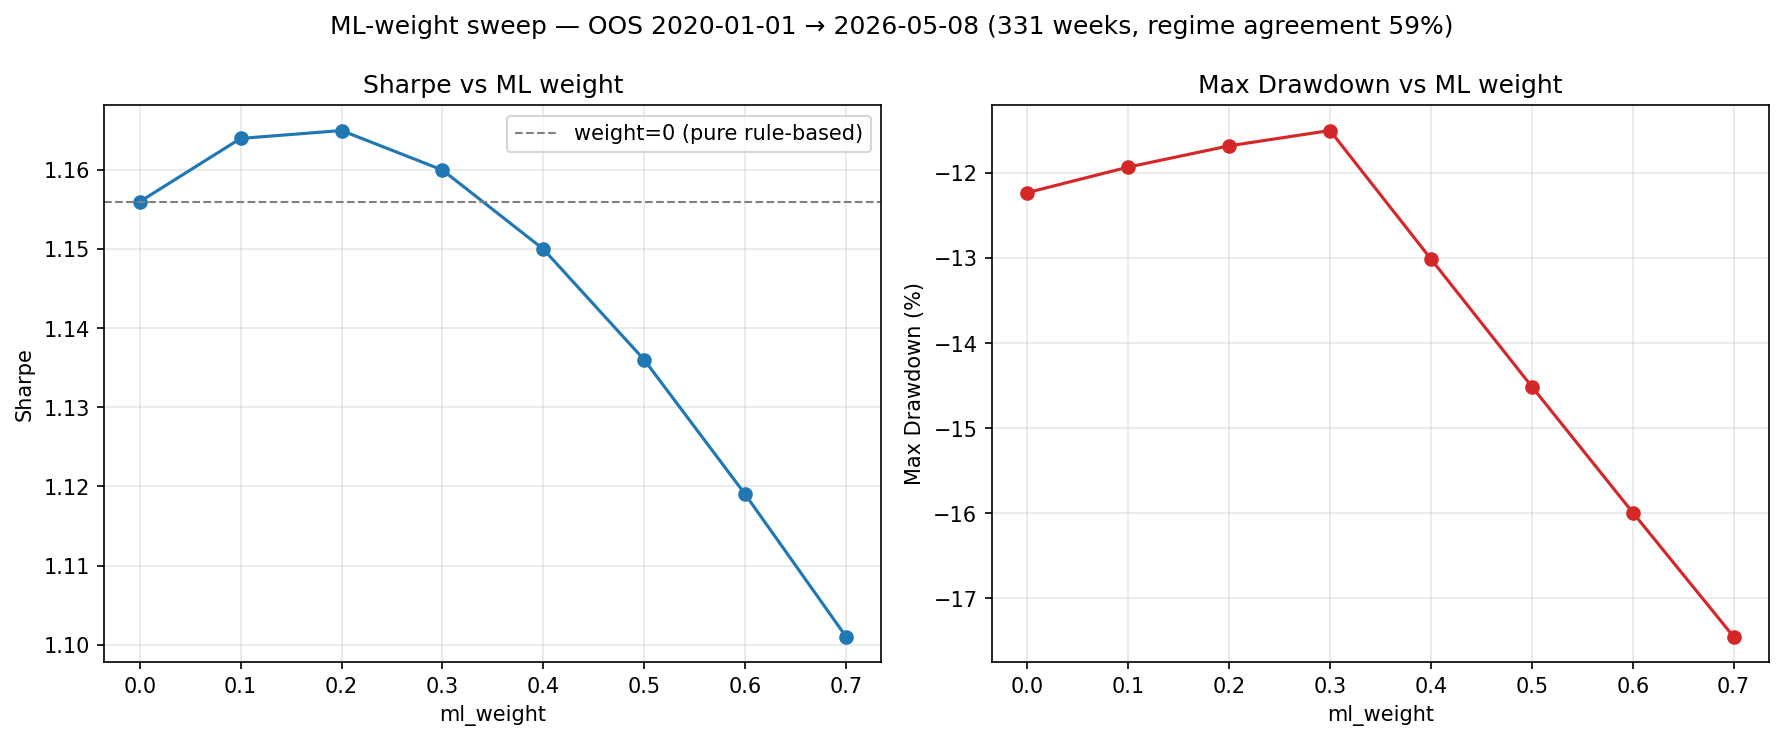

Write the Python code that produced this figure.
"""
ML-weight sweep — find the best blend ratio (rule-based V3 vs XGBoost) over the
existing OOS walk-forward window.

Same data + simulation pipeline as scripts/backtest_ml_blend.py, but instead of
a single hardcoded ml_weight=0.30, it runs the *whole sweep in one pass*:
  - FRED/COT/price download: ONCE
  - feature normalization:   ONCE
  - predict_ml() per week:   ONCE (expensive XGBoost call, weight-independent)
  - compute_ml_blended_probs() + portfolio weights + returns: once PER weight
    in `_WEIGHTS`, each tracking its own compounding portfolio value.

Outputs:
  scripts/sweep_ml_weight.csv  — one row per weight: Sharpe, MaxDD, total return
  scripts/sweep_ml_weight.png  — Sharpe & MaxDD vs ml_weight

⚠ Caveat (read before trusting the "best" weight):
  This sweep is run over a SINGLE fixed OOS window (2020 → now, ~330 weeks).
  Picking whichever weight maximizes Sharpe *on this same window* is itself a
  form of in-sample selection — the curve can look great here and still not
  hold up going forward (the more weights you try, the more likely one wins
  by luck). Treat the result as "which weight is clearly bad" (e.g. 0.6–0.7
  if confidence is noisy) rather than "the optimal weight to 2 decimals".
  If you want a defensible number, validate the chosen weight on a later
  OOS slice you have NOT looked at yet, or use a rolling/expanding re-pick.

Usage: python scripts/sweep_ml_weight.py
"""
from __future__ import annotations

import os
import sys

sys.path.insert(0, os.path.normpath(os.path.join(os.path.dirname(__file__), "..")))

from dotenv import load_dotenv
load_dotenv()

import numpy as np
import pandas as pd
import yfinance as yf
import matplotlib.pyplot as plt
from loguru import logger

from flowmacro.data.sources.fred import fetch_series
from flowmacro.data.sources.cot import fetch_cot_net
from flowmacro.regime.indicators import INDICATORS, normalize
from flowmacro.regime.scorer import compute_scores
from flowmacro.regime.probabilities import compute_regime_probabilities, compute_ml_blended_probs
from flowmacro.portfolio.allocator import compute_blended_weights
from flowmacro.regime.ml_predictor import predict_ml

_FETCH_START = "2010-01-01"
_OOS_START   = "2020-01-01"
_INITIAL     = 10_000.0
_WEIGHTS     = [0.0, 0.1, 0.2, 0.3, 0.4, 0.5, 0.6, 0.7]

_FRED_IDS = ["T10Y2Y", "BAA10Y", "ICSA", "IPMAN", "UNRATE", "A191RL1Q225SBEA", "T5YIE", "CPIAUCSL"]
_COT_IDS  = ["cot_sp500_net", "cot_treasury10y_net", "cot_gold_net", "cot_crude_net"]
_ASSETS   = ["SPY", "QQQ", "IWM", "EFA", "EEM", "TLT", "IEF", "SHY", "GLD", "SLV", "DBC", "UUP", "BTC-USD"]

_CSV_PATH = os.path.join(os.path.dirname(__file__), "sweep_ml_weight.csv")
_PNG_PATH = os.path.join(os.path.dirname(__file__), "sweep_ml_weight.png")


# ── helpers ──────────────────────────────────────────────────────────────────

def _price_at(series: pd.Series, dt: pd.Timestamp) -> float | None:
    try:
        val = series.asof(dt)
        return float(val) if pd.notna(val) else None
    except Exception:
        return None


def _sharpe(returns: pd.Series) -> float:
    std = returns.std()
    if std == 0:
        return float("nan")
    return float(returns.mean() / std * (52 ** 0.5))


def _maxdd(values: pd.Series) -> float:
    peak = values.cummax()
    dd = (values / peak - 1)
    return float(dd.min() * 100)


# ── main ─────────────────────────────────────────────────────────────────────

def main() -> None:
    # ── 1. FRED ───────────────────────────────────────────────────────────────
    logger.info("Downloading FRED series...")
    fred: dict[str, pd.Series] = {}
    for sid in _FRED_IDS:
        try:
            fred[sid] = fetch_series(sid, start=_FETCH_START)
            logger.info(f"  {sid}: {len(fred[sid])} rows, last={fred[sid].index[-1].date()}")
        except Exception as exc:
            logger.warning(f"  {sid} FAILED: {exc}")

    # ── 2. COT ────────────────────────────────────────────────────────────────
    logger.info("Downloading COT series (CFTC archives — slow)...")
    cot: dict[str, pd.Series] = {}
    for sid in _COT_IDS:
        try:
            cot[sid] = fetch_cot_net(sid, start=_FETCH_START)
            logger.info(f"  {sid}: {len(cot[sid])} rows")
        except Exception as exc:
            logger.warning(f"  {sid} FAILED: {exc}")

    # ── 3. Prices ─────────────────────────────────────────────────────────────
    logger.info("Downloading price data (yfinance)...")
    price_tickers = list(set(["SPY", "HG=F", "GC=F", "UUP"] + _ASSETS))
    prices: dict[str, pd.Series] = {}
    for tk in price_tickers:
        try:
            df = yf.download(tk, start=_FETCH_START, progress=False, auto_adjust=True)
            if not df.empty:
                prices[tk] = df["Close"].squeeze().dropna()
                logger.info(f"  {tk}: {len(prices[tk])} rows")
        except Exception as exc:
            logger.warning(f"  {tk} FAILED: {exc}")

    # ── 4. Derived series ─────────────────────────────────────────────────────
    copper_gold = pd.Series(dtype=float)
    if "HG=F" in prices and "GC=F" in prices:
        copper_gold = (prices["HG=F"] / prices["GC=F"]).rename("copper_gold")

    spy_200ma = pd.Series(dtype=float)
    if "SPY" in prices:
        spy = prices["SPY"]
        spy_200ma = (spy / spy.rolling(200).mean() - 1).rename("spy_200ma")

    dxy_trend = pd.Series(dtype=float)
    if "UUP" in prices:
        uup = prices["UUP"]
        dxy_trend = (uup / uup.rolling(20).mean() - 1).rename("dxy_trend")

    cpi_yoy = pd.Series(dtype=float)
    if "CPIAUCSL" in fred:
        cpi_yoy = (fred["CPIAUCSL"].pct_change(12) * 100).rename("cpi_yoy")

    raw_map: dict[str, pd.Series | None] = {
        "T10Y2Y":           fred.get("T10Y2Y"),
        "BAA10Y":           fred.get("BAA10Y"),
        "ICSA":             fred.get("ICSA"),
        "IPMAN":            fred.get("IPMAN"),
        "UNRATE":           fred.get("UNRATE"),
        "A191RL1Q225SBEA":  fred.get("A191RL1Q225SBEA"),
        "T5YIE":            fred.get("T5YIE"),
        "cpi_yoy":          cpi_yoy if not cpi_yoy.empty else None,
        "copper_gold":      copper_gold if not copper_gold.empty else None,
        "spy_200ma":        spy_200ma if not spy_200ma.empty else None,
        "dxy_trend":        dxy_trend if not dxy_trend.empty else None,
        "cot_sp500_net":        cot.get("cot_sp500_net"),
        "cot_treasury10y_net":  cot.get("cot_treasury10y_net"),
        "cot_gold_net":         cot.get("cot_gold_net"),
        "cot_crude_net":        cot.get("cot_crude_net"),
    }

    # ── 5. Normalize features to weekly Friday ────────────────────────────────
    logger.info("Normalizing features (5Y rolling percentile rank)...")
    norm_weekly_frames: list[pd.Series] = []
    for ind in INDICATORS:
        raw = raw_map.get(ind.series_id)
        if raw is None or raw.empty:
            logger.warning(f"  {ind.name}: no data — will be NaN")
            continue
        daily = raw.resample("D").ffill()
        normed = normalize(daily, ind, window_years=5)
        weekly = normed.resample("W-FRI").last().rename(ind.name)
        norm_weekly_frames.append(weekly)
        logger.info(f"  {ind.name}: OK ({weekly.notna().sum()} non-NaN weekly rows)")

    if not norm_weekly_frames:
        raise RuntimeError("No features computed — aborting")

    norm_w = pd.concat(norm_weekly_frames, axis=1)
    axis_scores = compute_scores(norm_w)
    norm_w = pd.concat([norm_w, axis_scores], axis=1)
    norm_w = norm_w.loc[_OOS_START:]
    logger.info(f"Weekly feature rows for OOS period: {len(norm_w)}")

    # ── 6. Weekly portfolio asset prices ──────────────────────────────────────
    asset_prices_wk: dict[str, pd.Series] = {
        asset: prices[asset] for asset in _ASSETS if asset in prices and not prices[asset].empty
    }

    # ── 7. Walk-forward simulation — predict ML once, blend per weight ───────
    logger.info(f"Running week-by-week simulation for {len(_WEIGHTS)} weights: {_WEIGHTS}")

    vals = {w: _INITIAL for w in _WEIGHTS}
    weekly_rows: dict[float, list[dict]] = {w: [] for w in _WEIGHTS}

    dates = norm_w.index.tolist()
    n_agree = 0
    n_total = 0

    for i, dt in enumerate(dates[:-1]):
        next_dt = dates[i + 1]
        row = norm_w.loc[dt]

        gs  = row.get("growth_score",    float("nan"))
        inf = row.get("inflation_score", float("nan"))
        if pd.isna(gs) or pd.isna(inf):
            continue

        rb_probs = compute_regime_probabilities(float(gs), float(inf))

        feature_scores = {}
        for ind in INDICATORS:
            v = row.get(ind.name, float("nan"))
            feature_scores[ind.name] = 50.0 if pd.isna(v) else float(v)

        try:
            ml_regime, ml_conf = predict_ml(feature_scores)
        except Exception as exc:
            logger.warning(f"  ML failed at {dt.date()}: {exc} — skipping ML for this week")
            ml_regime, ml_conf = max(rb_probs, key=rb_probs.get), 0.0

        rb_regime_label = max(rb_probs, key=rb_probs.get)
        n_total += 1
        if rb_regime_label == ml_regime:
            n_agree += 1

        # pre-fetch this week's asset returns once (shared across all weights)
        asset_ret: dict[str, float] = {}
        for asset, s in asset_prices_wk.items():
            p_cur, p_next = _price_at(s, dt), _price_at(s, next_dt)
            if p_cur is None or p_next is None or p_cur <= 0:
                continue
            asset_ret[asset] = (p_next / p_cur) - 1

        for w in _WEIGHTS:
            try:
                blend_result = compute_ml_blended_probs(rb_probs, ml_regime, ml_conf, ml_weight=w)
                w_weights = compute_blended_weights(blend_result.blended)
            except Exception:
                w_weights = compute_blended_weights(rb_probs)

            ret = sum(w_weights.get(a, 0.0) * r for a, r in asset_ret.items())
            vals[w] *= (1 + ret)

            weekly_rows[w].append({
                "date":      next_dt.strftime("%Y-%m-%d"),
                "value":     round(vals[w], 4),
                "ret_pct":   round(ret * 100, 4),
            })

    if n_total == 0:
        raise RuntimeError("No simulated weeks — check data availability")

    agree_pct = n_agree / n_total * 100
    logger.info(f"Rule/ML regime agreement: {n_agree}/{n_total} weeks ({agree_pct:.1f}%)")

    # ── 8. Per-weight metrics ─────────────────────────────────────────────────
    summary_rows = []
    per_weight_df: dict[float, pd.DataFrame] = {}
    for w in _WEIGHTS:
        df = pd.DataFrame(weekly_rows[w])
        per_weight_df[w] = df
        sharpe = _sharpe(df["ret_pct"])
        mdd    = _maxdd(df["value"])
        total  = (df["value"].iloc[-1] / _INITIAL - 1) * 100
        summary_rows.append({
            "ml_weight":    w,
            "sharpe":       round(sharpe, 3),
            "max_dd_pct":   round(mdd, 2),
            "total_ret_pct": round(total, 2),
            "final_value":  round(df["value"].iloc[-1], 2),
        })

    summary = pd.DataFrame(summary_rows)
    summary.to_csv(_CSV_PATH, index=False)
    logger.info(f"Saved summary -> {_CSV_PATH}")

    # ── 9. Plot Sharpe + MaxDD vs weight ──────────────────────────────────────
    fig, (ax1, ax2) = plt.subplots(1, 2, figsize=(12, 5))

    ax1.plot(summary["ml_weight"], summary["sharpe"], marker="o", color="#1f77b4")
    ax1.set_xlabel("ml_weight")
    ax1.set_ylabel("Sharpe")
    ax1.set_title("Sharpe vs ML weight")
    ax1.axhline(summary.loc[summary["ml_weight"] == 0.0, "sharpe"].iloc[0],
                color="gray", linestyle="--", linewidth=1, label="weight=0 (pure rule-based)")
    ax1.legend()
    ax1.grid(alpha=0.3)

    ax2.plot(summary["ml_weight"], summary["max_dd_pct"], marker="o", color="#d62728")
    ax2.set_xlabel("ml_weight")
    ax2.set_ylabel("Max Drawdown (%)")
    ax2.set_title("Max Drawdown vs ML weight")
    ax2.grid(alpha=0.3)

    fig.suptitle(f"ML-weight sweep — OOS {_OOS_START} → {per_weight_df[_WEIGHTS[0]]['date'].iloc[-1]} "
                 f"({n_total} weeks, regime agreement {agree_pct:.0f}%)")
    fig.tight_layout()
    fig.savefig(_PNG_PATH, dpi=150, bbox_inches="tight")
    plt.close(fig)
    logger.info(f"Saved plot -> {_PNG_PATH}")

    # ── 10. Print table ───────────────────────────────────────────────────────
    print(f"\n{'='*70}")
    print(f"ML-weight Sweep  {_OOS_START} -> {per_weight_df[_WEIGHTS[0]]['date'].iloc[-1]}  ({n_total} weeks)")
    print(f"{'='*70}")
    print(f"{'ml_weight':>10} {'Sharpe':>10} {'MaxDD%':>10} {'TotalRet%':>12} {'FinalVal':>12}")
    print(f"{'-'*70}")
    best_sharpe_row = summary.loc[summary["sharpe"].idxmax()]
    for _, r in summary.iterrows():
        marker = "  <- best Sharpe" if r["ml_weight"] == best_sharpe_row["ml_weight"] else ""
        print(f"{r['ml_weight']:>10.1f} {r['sharpe']:>10.3f} {r['max_dd_pct']:>10.1f} "
              f"{r['total_ret_pct']:>12.1f} {r['final_value']:>12.2f}{marker}")
    print(f"{'='*70}")
    print(f"Regime agreement: {n_agree}/{n_total} weeks ({agree_pct:.1f}%)")
    print(f"Output: {_CSV_PATH}")
    print(f"Plot:   {_PNG_PATH}")
    print(f"\n[!] Reminder: best-Sharpe weight on THIS window may be overfit to it.")
    print(f"  Validate on a later, unseen OOS slice before committing to a weight live.")


if __name__ == "__main__":
    main()
